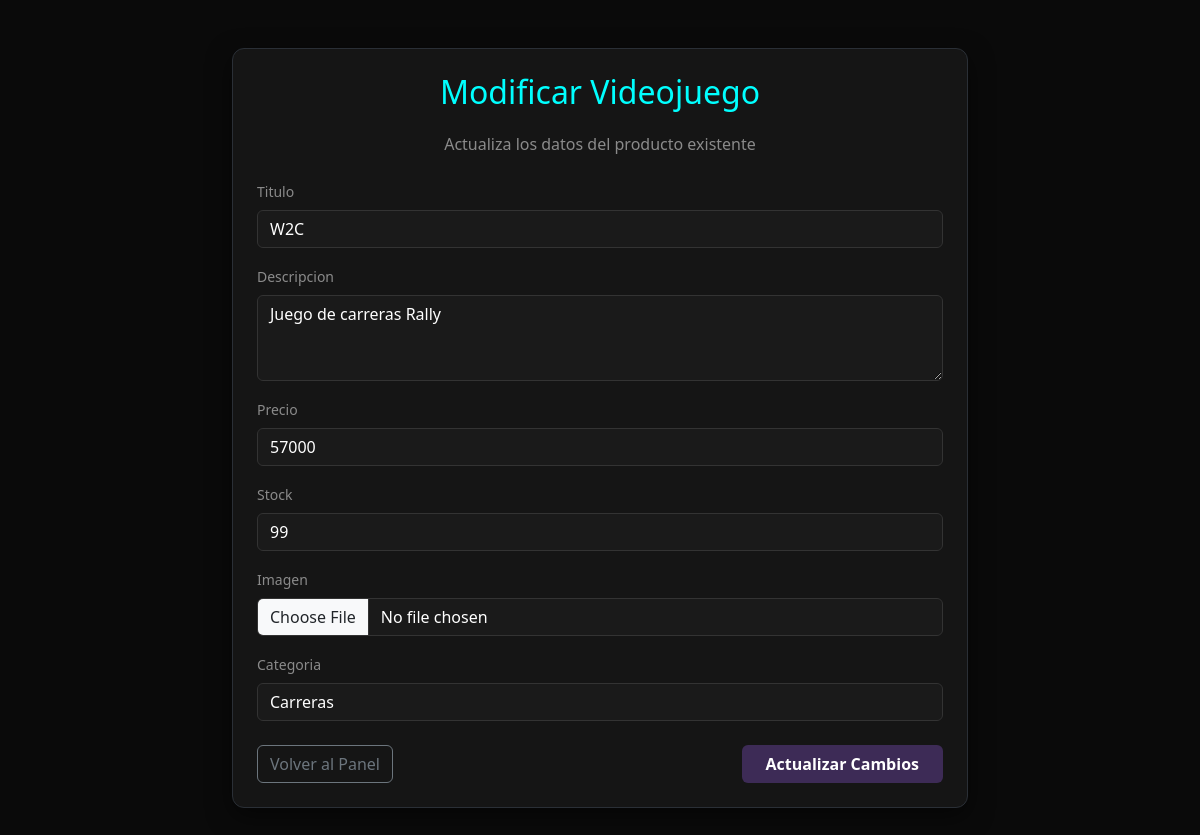
Before: /admin-panel/editar/16/ (signed in) with the older database file.
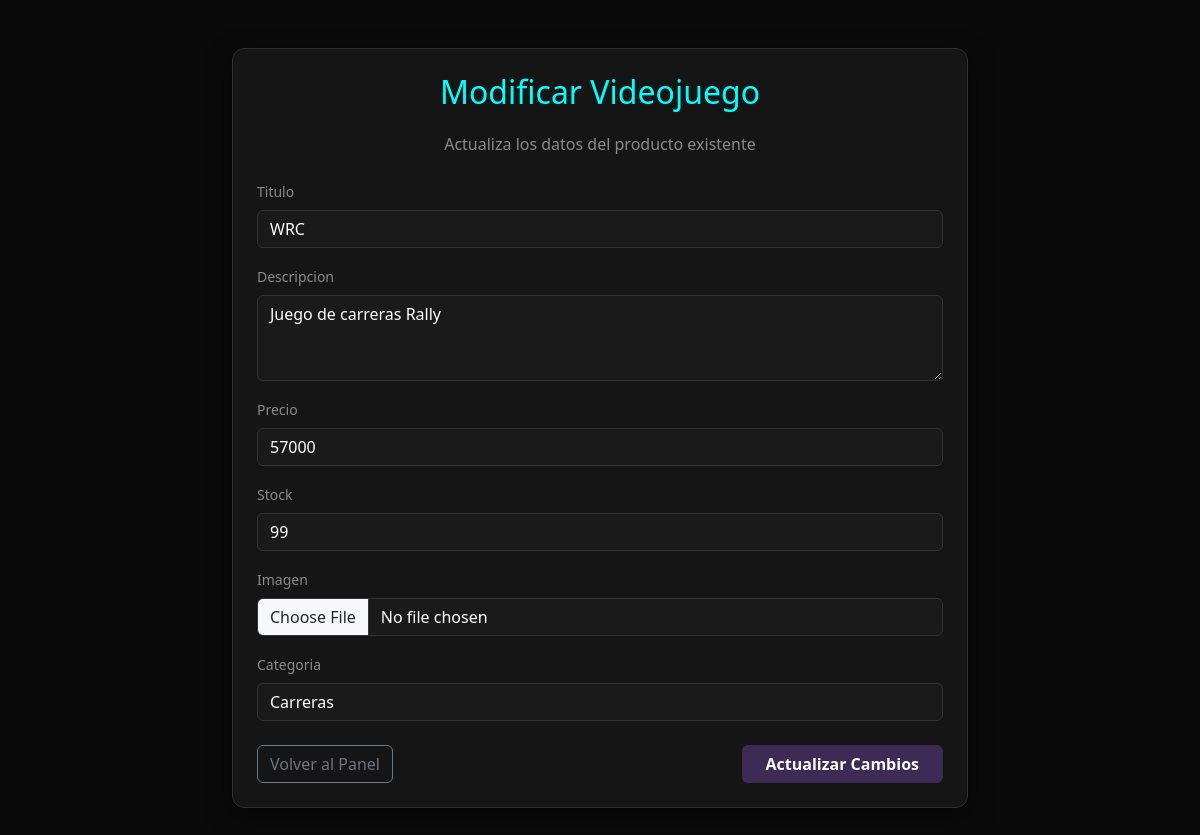
After: the same page with the newer database file.
### juegos/models.py (models this page shows, shortened)
class Videojuego(models.Model):
    titulo = models.CharField(max_length=100)
    descripcion = models.TextField()
    precio = models.IntegerField()
    stock = models.IntegerField(default=0)
    imagen = models.ImageField(upload_to='portadas/', null=True, blank=True)
    fecha_creacion = models.DateTimeField(auto_now_add=True)
    en_oferta = models.BooleanField(default=False)
    destacado = models.BooleanField(default=False)
    categoria = models.ForeignKey(
        Categoria,
        on_delete=models.SET_NULL,
        null=True,
        blank=True,
        related_name='videojuegos'
    )

### juegos/views.py (the view)
# urls.py: path('admin-panel/editar/<int:pk>/', views.editar_juego, name='editar_juego'),
@staff_member_required(login_url='/iniciar-sesion/')
def editar_juego(request, pk):
    juego = get_object_or_404(Videojuego, pk=pk)
    if request.method == 'POST':
        form = VideojuegoForm(request.POST, request.FILES, instance=juego)
        if form.is_valid():
            form.save()
            return redirect('panel_admin')
    else:
        form = VideojuegoForm(instance=juego)
    return render(request, 'juegos/admin/form_juego.html', {'form': form, 'accion': 'Editar'})

### juegos/forms.py
class VideojuegoForm(forms.ModelForm):
    class Meta:
        model = Videojuego
        fields = ['titulo', 'descripcion', 'precio', 'stock', 'imagen', 'categoria']
        widgets = {
            'titulo': forms.TextInput(attrs={'class': 'form-control'}),
            'descripcion': forms.Textarea(attrs={'class': 'form-control', 'rows': 3}),
            'precio': forms.NumberInput(attrs={'class': 'form-control'}),
            'stock': forms.NumberInput(attrs={'class': 'form-control'}),
            'imagen': forms.FileInput(attrs={'class': 'form-control'}),
            'categoria': forms.Select(attrs={'class': 'form-control'}),
        }

### juegos/models.py (called while the page is built)
    def __str__(self):
        return self.nombre

### juegos/templates/juegos/admin/form_juego.html (shortened to what this page needs)
<!DOCTYPE html>
<html lang="es">
<head>
    <link href="https://cdn.jsdelivr.net/npm/bootstrap@5.3.3/dist/css/bootstrap.min.css" rel="stylesheet">
</head>
<body>
<div class="container py-5">
    <div class="row justify-content-center">
        <div class="col-md-8">
            <div class="card card-custom p-4">
                <h2 class="text-center mb-4" style="color: #00ffff;">Modificar Videojuego</h2>
                <h6 class="text-center text-white-50 mb-4">Actualiza los datos del producto existente</h6>
                <form method="POST" enctype="multipart/form-data">
                    {% for field in form %}
                        <div class="mb-3">
                            <label class="form-label text-white-50 small">{{ field.label }}</label>
                            {{ field }}
                        </div>
                    {% endfor %}
                    <div class="d-flex justify-content-between mt-4">
                        <a href="/admin-panel/" class="btn btn-outline-secondary">Volver al Panel</a>
                        <button type="submit" class="btn btn-purple px-4">Actualizar Cambios</button>
                    </div>
                </form>
            </div>
        </div>
    </div>
</div>
</body>
</html>

Changed rows visible on the page:
changed Videojuego "Juego de carreras Rally": titulo "W2C" → "WRC"
